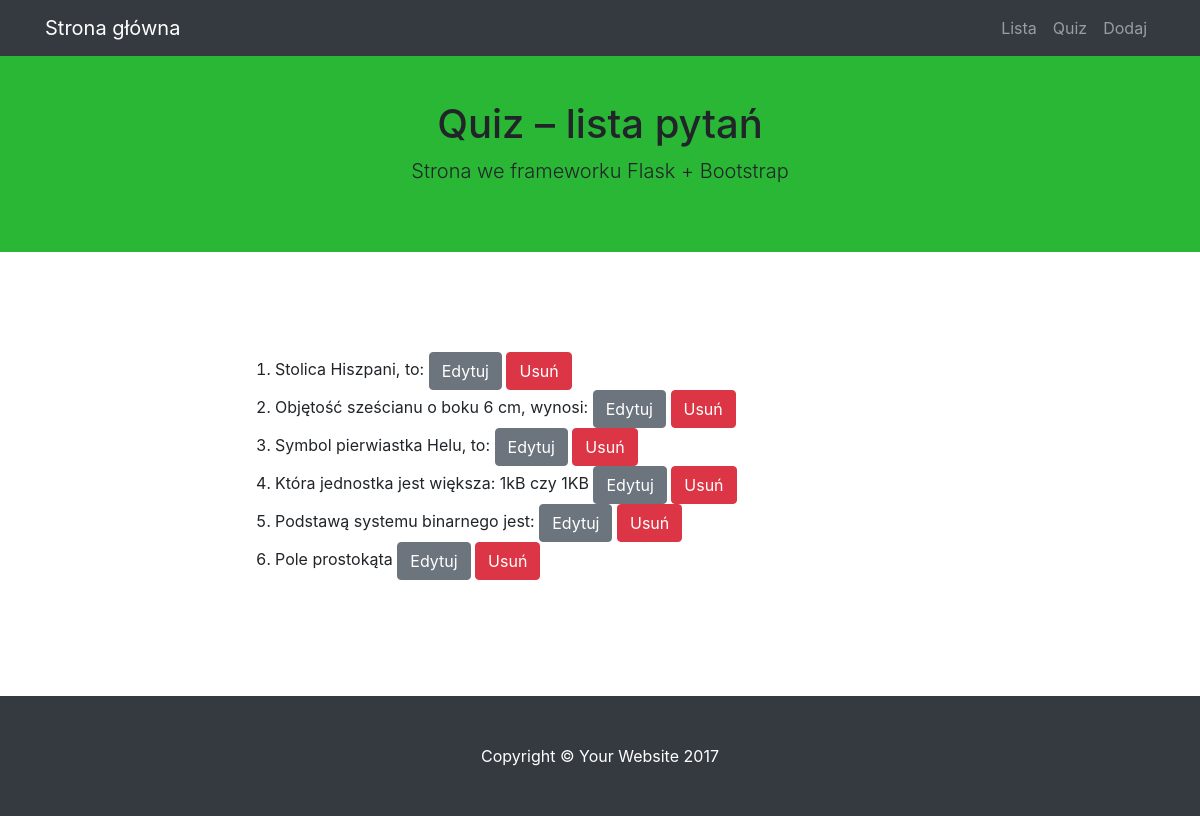
The app's page /lista, older data.
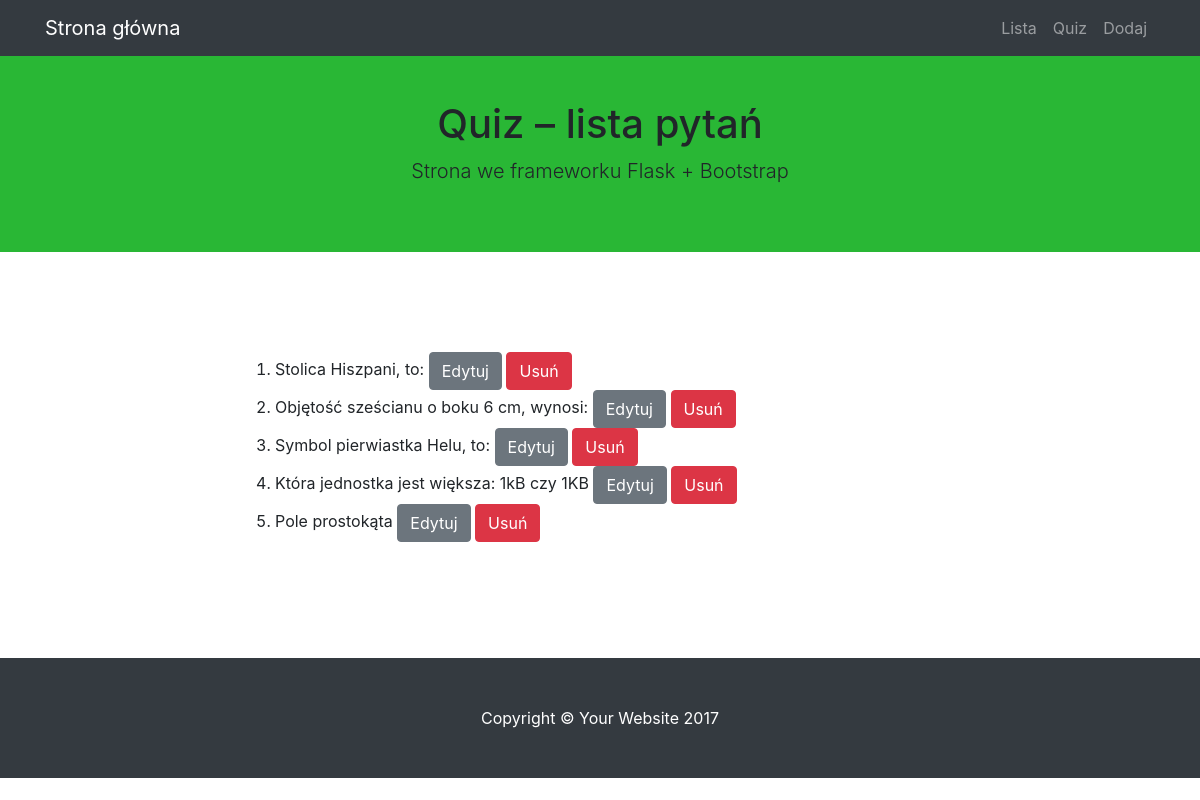
The same page, newer data.
### modele.py (models this page shows)
class BazaModel(Model):
    class Meta:
        database = baza

class Pytanie(BazaModel):
    pytanie = CharField(null=False)
    kategoria = ForeignKeyField(Kategoria, related_name='pytania')

### views.py (the view)
@app.route("/lista")
def lista():
    pytania = Pytanie().select()
    if not pytania.count():
        pass
    return render_template('lista.html', pytania=pytania)

### quiz.py (called while the page is built)
@app.before_request
def before_request():
    g.db = baza
    g.db.connect()

@app.after_request
def after_request(response):
    g.db.close()
    return response

### templates/lista.html (shortened to what this page needs)
{% extends "szablon.html" %}
{% block h1 %}Quiz – lista pytań{% endblock %}
{% block tresc %}
    <ol>
    {% for p in pytania %}
        <li>{{ p.pytanie }}
            <a href=" {{ url_for('edytuj', pid=p.id)}}" class="btn btn-secondary">Edytuj</a>
            <a href=" {{ url_for('usun', pid=p.id)}}" class="btn btn-danger">Usuń</a>
        </li>
    {% endfor %}
    </ol>
{% endblock %}

Row changes from the older to the newer data that the page shows:
removed Pytanie: pytanie "Podstawą systemu binarnego jest:"
